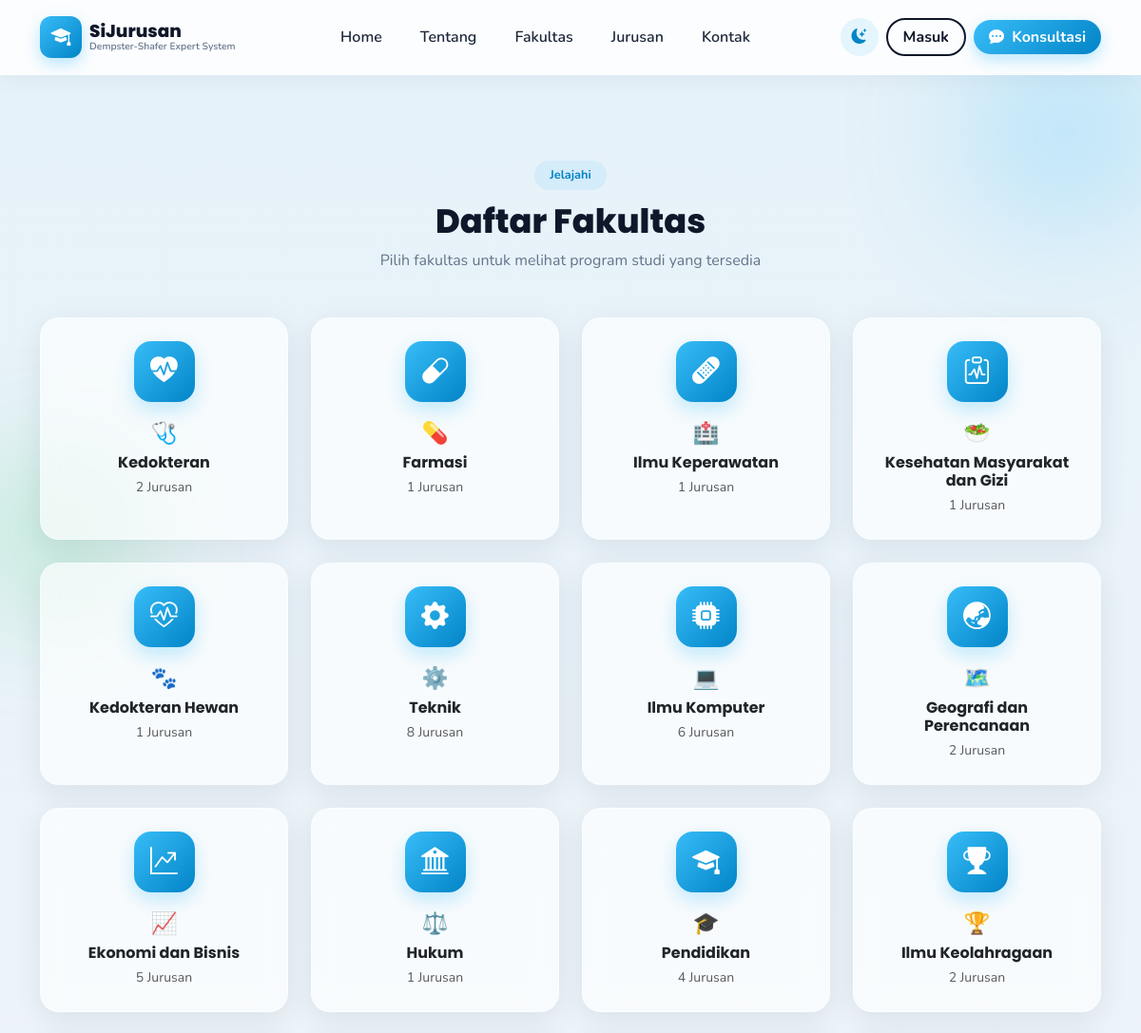
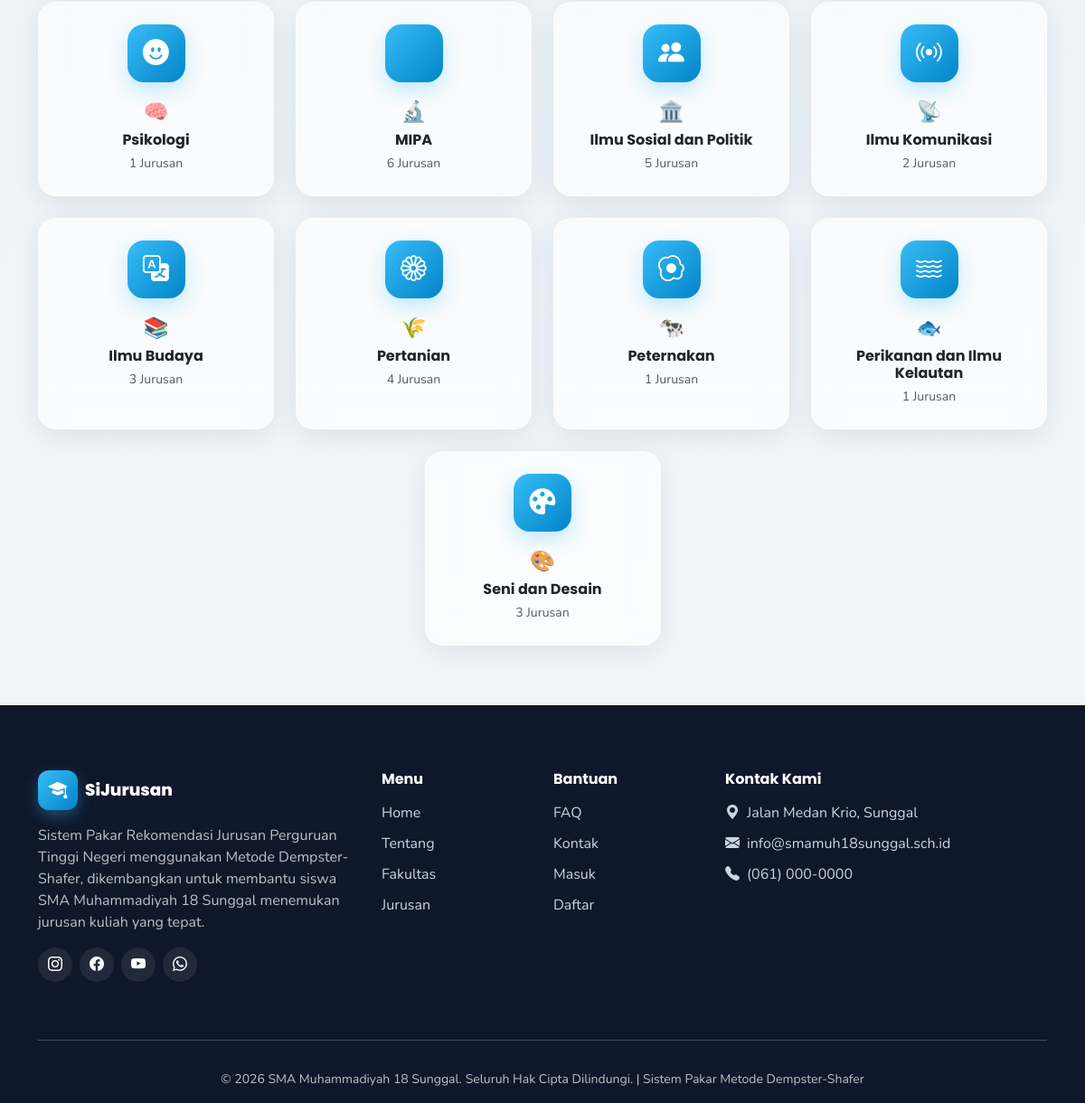
/fakultas, run on the app's committed database (2 pictures, top to bottom).
### tables this page shows
CREATE TABLE `fakultas` (
  `id_fakultas` INT UNSIGNED AUTO_INCREMENT PRIMARY KEY,
  `kode_fakultas` VARCHAR(10) NOT NULL UNIQUE,
  `nama_fakultas` VARCHAR(150) NOT NULL,
  `slug` VARCHAR(160) NOT NULL UNIQUE,
  `deskripsi` TEXT,
  `icon` VARCHAR(100) DEFAULT 'bi-mortarboard' COMMENT 'bootstrap icon class',
  `gambar` VARCHAR(255) DEFAULT NULL,
  `urutan` INT DEFAULT 0,
  `status` ENUM('aktif','nonaktif') NOT NULL DEFAULT 'aktif',
  `created_at` TIMESTAMP DEFAULT CURRENT_TIMESTAMP,
  `updated_at` TIMESTAMP DEFAULT CURRENT_TIMESTAMP ON UPDATE CURRENT_TIMESTAMP
);

### core/Controller.php (called while the page is built, shortened)
<?php
class Controller
{
    protected function view(string $view, array $data = []): void
    {
        extract($data);
        $viewFile = VIEW_PATH . $view . '.php';
        require $viewFile;
    }
    protected function model(string $model): object
    {
        $modelFile = MODEL_PATH . $model . '.php';
        return new $model();
    }
}

### controllers/FakultasController.php (called while the page is built, shortened)
<?php
class FakultasController extends Controller
{
    private $fakultasModel;
    public function __construct()
    {
        $this->fakultasModel = $this->model('Fakultas');
    }
    public function index()
    {
        $fakultas = $this->fakultasModel->allWithJumlahJurusan();
        $this->view('fakultas/index', [
            'title' => 'Daftar Fakultas - ' . APP_NAME,
            'fakultas' => $fakultas,
        ]);
    }
}

### core/Router.php (called while the page is built, shortened)
<?php
class Router
{
    private string $defaultMethod = 'index';
    public function dispatch(): void
    {
        $url = $this->parseUrl();
        require_once CORE_PATH . 'Controller.php';
        require_once CORE_PATH . 'Model.php';
        $controller = new $controllerName();
        $method = !empty($url[1]) ? $this->sanitize($url[1]) : $this->defaultMethod;
        unset($url[0], $url[1]);
        $params = array_values($url);
        call_user_func_array([$controller, $method], $params);
    }
    private function parseUrl(): array
    {
        if (isset($_GET['url'])) {
            $url = rtrim($_GET['url'], '/');
            $url = filter_var($url, FILTER_SANITIZE_URL);
            return explode('/', $url);
        }
        return [];
    }
    private function sanitize(string $input): string
    {
        return preg_replace('/[^a-zA-Z0-9_-]/', '', $input);
    }
}

### index.php (called while the page is built, shortened)
<?php
require_once __DIR__ . '/config/database.php';
require_once __DIR__ . '/core/Database.php';
require_once __DIR__ . '/helpers/functions.php';
require_once __DIR__ . '/core/Router.php';
try {
    $router = new Router();
    $router->dispatch();
} catch (Throwable $e) {
    error_log('Application Error: ' . $e->getMessage());
    http_response_code(500);
    if (APP_DEBUG) {
        echo '<h2>Terjadi Kesalahan</h2>';
        echo '<pre>' . htmlspecialchars($e->getMessage()) . "\n\n" . htmlspecialchars($e->getTraceAsString()) . '</pre>';
    } else {
        echo 'Terjadi kesalahan pada server. Silakan coba lagi nanti.';
    }
}

### core/Database.php (called while the page is built, shortened)
<?php
class Database
{
    private static ?PDO $instance = null;
    public static function getInstance(): PDO
    {
        if (self::$instance === null) {
            try {
                $dsn = 'mysql:host=' . DB_HOST . ';dbname=' . DB_NAME . ';charset=' . DB_CHARSET;
                $options = [
                    PDO::ATTR_ERRMODE            => PDO::ERRMODE_EXCEPTION,
                    PDO::ATTR_DEFAULT_FETCH_MODE => PDO::FETCH_ASSOC,
                    PDO::ATTR_EMULATE_PREPARES   => false,
                ];
                self::$instance = new PDO($dsn, DB_USER, DB_PASS, $options);
            } catch (PDOException $e) {
                error_log('Database Connection Error: ' . $e->getMessage());
                if (APP_DEBUG) {
                    die('Koneksi database gagal: ' . $e->getMessage());
                }
                die('Koneksi database gagal. Silakan hubungi administrator.');
            }
        }
        return self::$instance;
    }
}

### core/Model.php (called while the page is built, shortened)
<?php
class Model
{
    protected PDO $db;
    public function __construct()
    {
        $this->db = Database::getInstance();
    }
    public function query(string $sql, array $params = []): array
    {
        $stmt = $this->db->prepare($sql);
        $stmt->execute($params);
        return $stmt->fetchAll();
    }
}

### models/Fakultas.php (called while the page is built, shortened)
<?php
class Fakultas extends Model
{
    public function allWithJumlahJurusan(): array
    {
        return $this->query(
            "SELECT f.*, COUNT(j.id_jurusan) as jumlah_jurusan
             FROM fakultas f
             LEFT JOIN jurusan j ON j.id_fakultas = f.id_fakultas AND j.status = 'aktif'
             WHERE f.status = 'aktif'
             GROUP BY f.id_fakultas
             ORDER BY f.urutan ASC, f.nama_fakultas ASC"
        );
    }
}

### helpers/functions.php (called while the page is built, shortened)
<?php
function clean(?string $string): string
{
    return htmlspecialchars(trim($string), ENT_QUOTES, 'UTF-8');
}
function get_fakultas_emoji(string $namaFakultas): string
{
    $map = [
        'Kedokteran' => '🩺',
        'Farmasi' => '💊',
        'Ilmu Keperawatan' => '🏥',
        'Kesehatan Masyarakat dan Gizi' => '🥗',
        'Kedokteran Hewan' => '🐾',
        'Teknik' => '⚙️',
        'Ilmu Komputer' => '💻',
        'Geografi dan Perencanaan' => '🗺️',
        'Ekonomi dan Bisnis' => '📈',
        'Hukum' => '⚖️',
        'Pendidikan' => '🎓',
        'Ilmu Keolahragaan' => '🏆',
        'Psikologi' => '🧠',
        'MIPA' => '🔬',
        'Ilmu Sosial dan Politik' => '🏛️',
        'Ilmu Komunikasi' => '📡',
        'Ilmu Budaya' => '📚',
        'Pertanian' => '🌾',
        'Peternakan' => '🐄',
        'Perikanan dan Ilmu Kelautan' => '🐟',
        'Seni dan Desain' => '🎨',
    ];
    return $map[$namaFakultas] ?? '🎓';
}

### views/fakultas/index.php (the view)
<?php require VIEW_PATH . 'layout/header.php'; ?>
<section class="section-padding section-tint-blue">
    <span class="bg-blob bg-blob-1"></span>
    <span class="bg-blob bg-blob-3"></span>
    <div class="container">
        <div class="text-center mb-5" data-aos="fade-up">
            <span class="section-badge">Jelajahi</span>
            <h2 class="section-title">Daftar Fakultas</h2>
            <p class="section-subtitle mx-auto">Pilih fakultas untuk melihat program studi yang tersedia</p>
        </div>
        <div class="row g-4 justify-content-center">
            <?php foreach ($fakultas as $i => $f): ?>
            <div class="col-lg-3 col-md-4 col-6" data-aos="zoom-in" data-aos-delay="<?= ($i % 4) * 80 ?>">
                <a href="<?= BASE_URL ?>fakultas/detail/<?= $f['slug'] ?>" class="text-decoration-none">
                    <div class="glass-card h-100 p-4 text-center">
                        <div class="fakultas-icon mx-auto mb-3"><i class="bi <?= clean($f['icon'] ?: 'bi-mortarboard') ?>"></i></div>
                        <div class="mb-1" style="font-size:1.4rem;"><?= get_fakultas_emoji($f['nama_fakultas']) ?></div>
                        <h6 class="fw-bold text-dark mb-1"><?= clean($f['nama_fakultas']) ?></h6>
                        <small class="text-muted"><?= (int)$f['jumlah_jurusan'] ?> Jurusan</small>
                    </div>
                </a>
            </div>
            <?php endforeach; ?>
        </div>
    </div>
</section>
<?php require VIEW_PATH . 'layout/footer.php'; ?>

### data on the page
fakultas: nama_fakultas "🩺", nama_fakultas "Kedokteran", jumlah_jurusan "2"
fakultas: nama_fakultas "💊", nama_fakultas "Farmasi", jumlah_jurusan "1"
fakultas: nama_fakultas "🏥", nama_fakultas "Ilmu Keperawatan", jumlah_jurusan "1"
fakultas: nama_fakultas "🥗", nama_fakultas "Kesehatan Masyarakat dan Gizi", jumlah_jurusan "1"
fakultas: nama_fakultas "🐾", nama_fakultas "Kedokteran Hewan", jumlah_jurusan "1"
fakultas: nama_fakultas "⚙️", nama_fakultas "Teknik", jumlah_jurusan "8"
fakultas: nama_fakultas "💻", nama_fakultas "Ilmu Komputer", jumlah_jurusan "6"
fakultas: nama_fakultas "🗺️", nama_fakultas "Geografi dan Perencanaan", jumlah_jurusan "2"
fakultas: nama_fakultas "📈", nama_fakultas "Ekonomi dan Bisnis", jumlah_jurusan "5"
fakultas: nama_fakultas "⚖️", nama_fakultas "Hukum", jumlah_jurusan "1"
fakultas: nama_fakultas "🎓", nama_fakultas "Pendidikan", jumlah_jurusan "4"
fakultas: nama_fakultas "🏆", nama_fakultas "Ilmu Keolahragaan", jumlah_jurusan "2"
fakultas: nama_fakultas "🧠", nama_fakultas "Psikologi", jumlah_jurusan "1"
fakultas: nama_fakultas "🔬", nama_fakultas "MIPA", jumlah_jurusan "6"
fakultas: nama_fakultas "🏛️", nama_fakultas "Ilmu Sosial dan Politik", jumlah_jurusan "5"
fakultas: nama_fakultas "📡", nama_fakultas "Ilmu Komunikasi", jumlah_jurusan "2"
fakultas: nama_fakultas "📚", nama_fakultas "Ilmu Budaya", jumlah_jurusan "3"
fakultas: nama_fakultas "🌾", nama_fakultas "Pertanian", jumlah_jurusan "4"
fakultas: nama_fakultas "🐄", nama_fakultas "Peternakan", jumlah_jurusan "1"
fakultas: nama_fakultas "🐟", nama_fakultas "Perikanan dan Ilmu Kelautan", jumlah_jurusan "1"
fakultas: nama_fakultas "🎨", nama_fakultas "Seni dan Desain", jumlah_jurusan "3"
